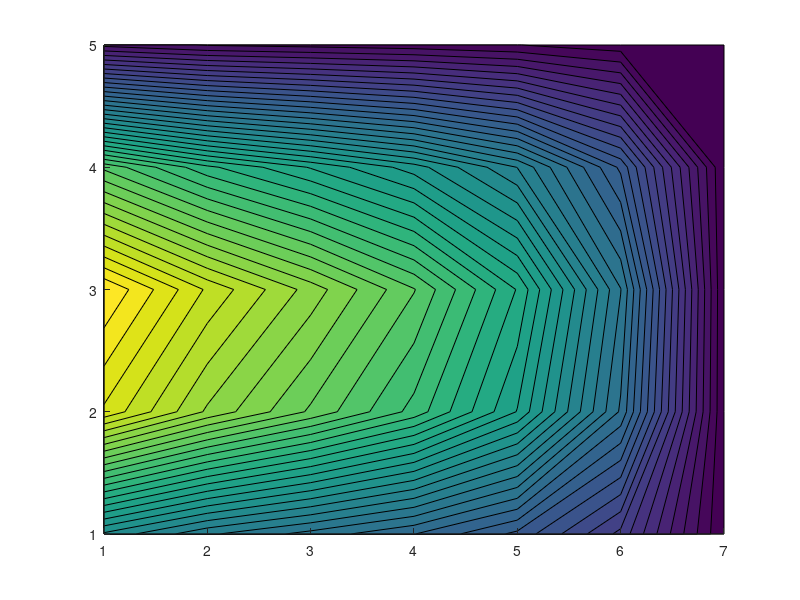

Here is the MATLAB script that generated this plot: (Note: this script raises an error after producing the figure.)
clear; clc; close all;

eGen    = 5000;
k       = 2;
hT      = 70;
hB      = 10;
Tinf    = 25;
delta   = 0.25;
qf      = 500;
Tright  = 45;

Lx = 1.5;
Ly = 1;

Ni = ceil(Lx/delta) + 1; 
Nj = ceil(Ly/delta) + 1;

N = (Ni-1)*(Nj); % Because of right boundary

A = sparse(zeros(N,N));
b = sparse(zeros(N,1));

id = @(i,j) (j-1)*(Ni-1)+i;

row = 1;
% Internal nodes
for j = 1:Nj
    for i = 1:Ni-1
        
        LEFT    = i-1;
        RIGHT   = i+1;
        BOTTOM  = j-1;
        TOP     = j+1;

        %% Internal Nodes
        if (LEFT ~=0 && RIGHT~=Ni && TOP~=Nj+1 && BOTTOM~=0)        
            A(row,id(LEFT,j))   =  1;
            A(row,id(RIGHT,j))  =  1;  
            A(row,id(i,BOTTOM)) =  1;  
            A(row,id(i,TOP))    =  1; 
            A(row,id(i,j))      = -4;   % Center

            % RHS vector
            b(row) = -eGen*delta^2/k;
        end
        
        %% Boundary Nodes
        % Left
        if (LEFT == 0 && TOP ~=Nj+1 && BOTTOM ~= 0)
            A(row,id(RIGHT,j))  =  2;  
            A(row,id(i,BOTTOM)) =  1;  
            A(row,id(i,TOP))    =  1; 
            A(row,id(i,j))      = -4;   % Center
            b(row) = -eGen*delta^2/k - 2*qf*delta/k;
        end
        
        % Right
        if (RIGHT == Ni && TOP ~= Nj+1 && BOTTOM ~= 0)
            A(row,id(LEFT,j))   =  1;
            A(row,id(i,BOTTOM)) =  1;  
            A(row,id(i,TOP))    =  1; 
            A(row,id(i,j))      = -4;   % Center
            b(row) = -eGen*delta^2/k -Tright;
        end
        
        
        % Top
        if (TOP == Nj + 1 && LEFT ~=0 && RIGHT ~=Ni)
            A(row,id(LEFT,j))   =  1;
            A(row,id(RIGHT,j))  =  1;  
            A(row,id(i,BOTTOM)) =  2;
            A(row,id(i,j)) = -4 - 2*delta*hT/k;
            b(row) = -eGen*delta^2/k - 2*delta*hT/k*Tinf;
        end
        
        % Bottom
        if (BOTTOM == 0 && LEFT ~=0 && RIGHT ~=Ni)
            A(row,id(LEFT,j))   =  1;
            A(row,id(RIGHT,j))  =  1;   
            A(row,id(i,TOP))    =  2; 
            A(row,id(i,j)) = -4 - 2*delta*hB/k;
            b(row) = -eGen*delta^2/k - 2*delta*hB/k*Tinf;
        end
        
        %% Corner Nodes
        if (TOP == Nj+1 && LEFT == 0) % Top-Left
            A(row,id(RIGHT,j))  =  2;  
            A(row,id(i,BOTTOM)) =  2;   
            A(row,id(i,j))      = -4 - 2*delta*hT/k;   % Center

            % RHS vector
            b(row) = -eGen*delta^2/k - 2*qf*delta/k - 2*delta*hT/k*Tinf;
        end
        
        if (TOP == Nj+1 && RIGHT == Ni) % Top-Right
            A(row,id(LEFT,j))   =  1;
            A(row,id(i,BOTTOM)) =  2;  
            A(row,id(i,j))      = -4-2*delta*hT/k;   % Center
            
            b(row) = -eGen*delta^2/k - 2*delta*hT/k*Tinf - Tright;
        end
        
        if (BOTTOM == 0 && LEFT == 0) % Bottom-Left
            A(row,id(RIGHT,j))  =  2;   
            A(row,id(i,TOP))    =  2; 
            A(row,id(i,j))      = -4 - 2*delta*hB/k;   % Center
            
            % RHS vector
            b(row) = -eGen*delta^2/k - 2*qf*delta/k - 2*delta*hB/k*Tinf;
        end
             
        if (BOTTOM == 0 && RIGHT == Ni) % Bottom-Right
            A(row,id(LEFT,j)) =  1;
            A(row,id(i,TOP))  =  2;  
            A(row,id(i,j))    = -4 - 2*delta*hB/k;   % Center
            
            b(row) = -eGen*delta^2/k - 2*delta*hB/k*Tinf - Tright;
        end
               
        row = row + 1; 
    end
end

T = A\b;
T = reshape(T,Ni-1,Nj);
T = T';
T(:,end+1) = 45;
contourf(T,40,'edgecolor','none');
colormap(jet)
colorbar
%contour(T,40,'showText','off');
axis equal